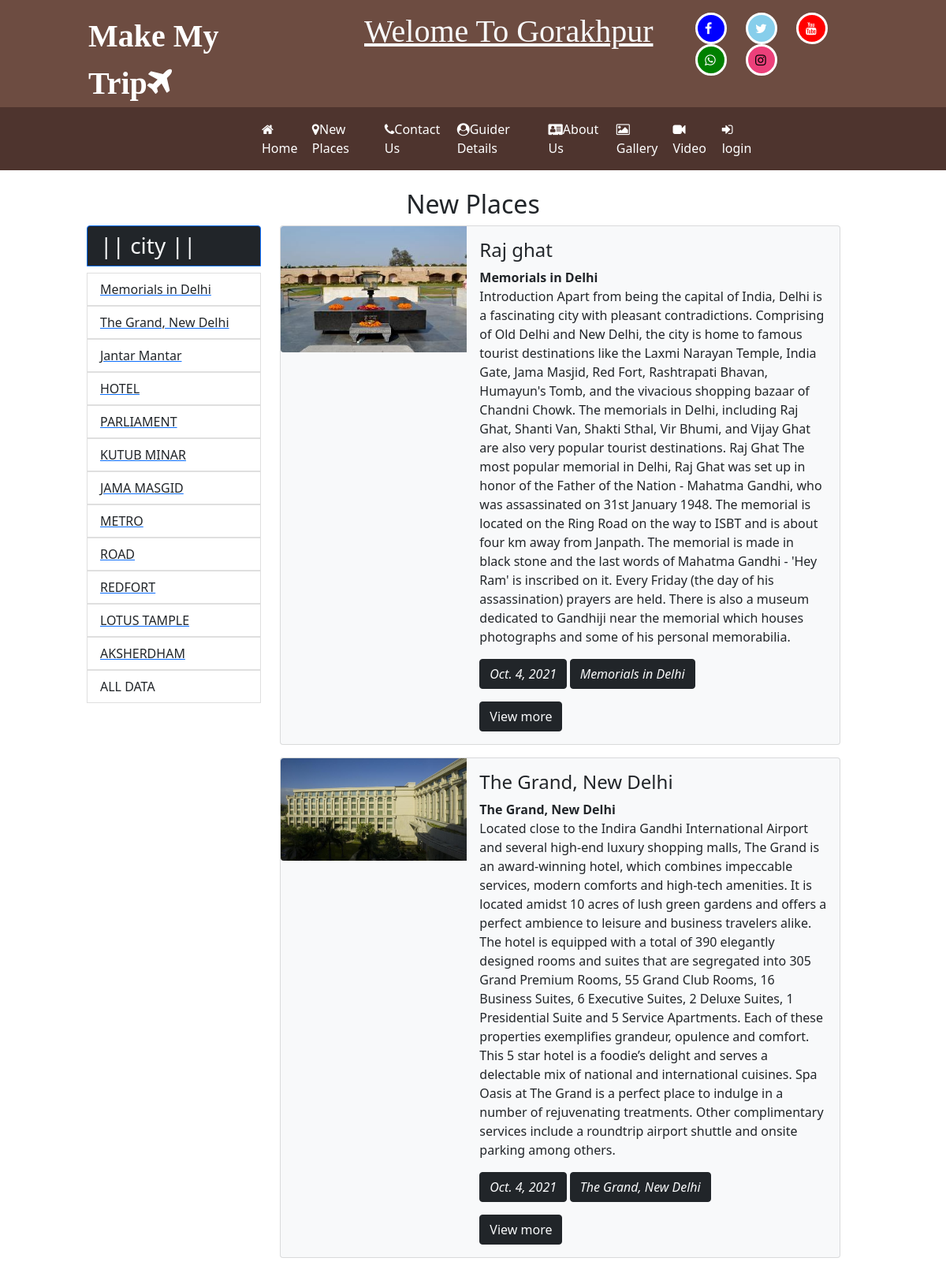
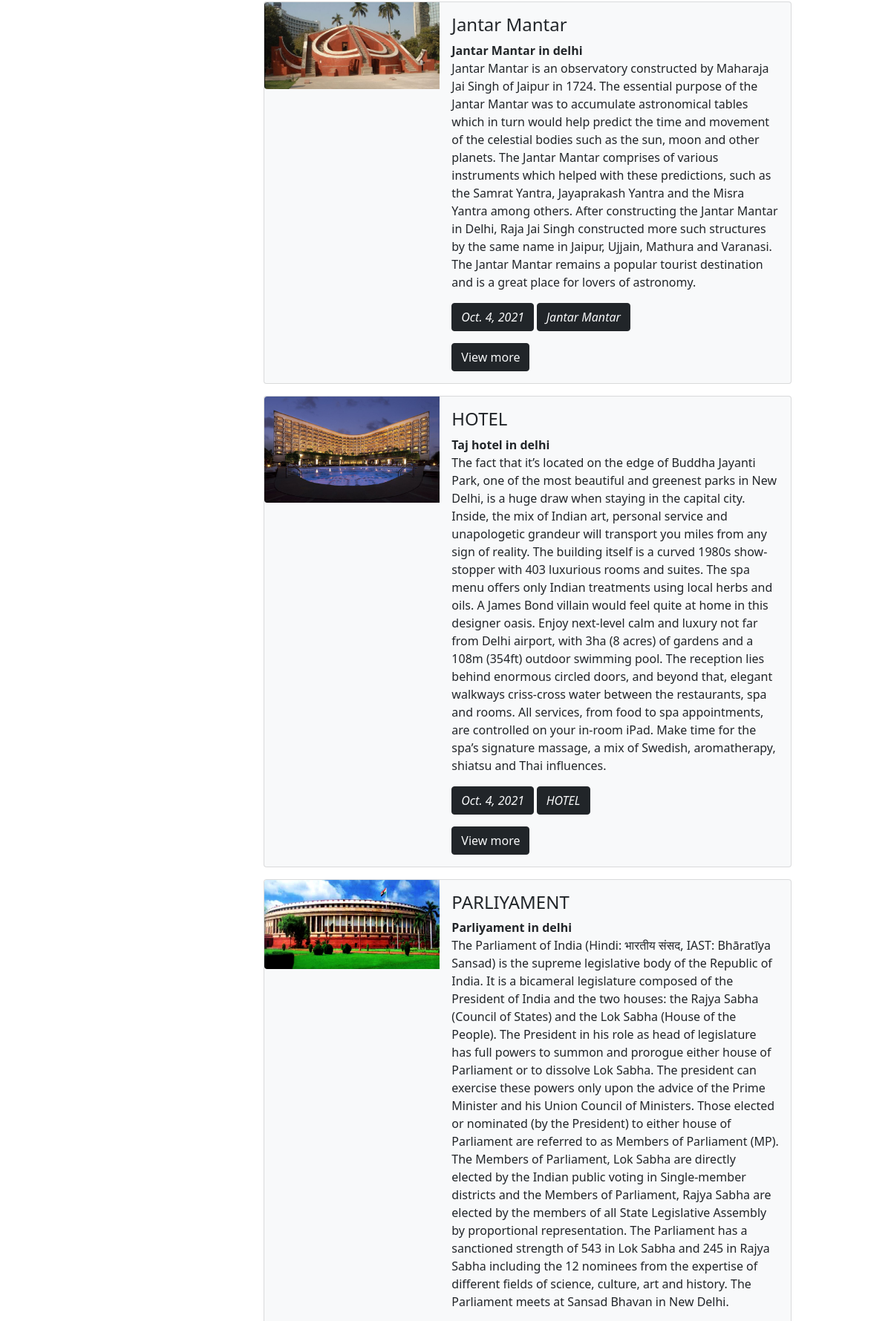
Screenshot of /user/newplaces/ (upper part) with the database file from the repository (2 pictures, top to bottom).
### user/models.py (models this page shows, shortened)
class cities(models.Model):
    cname = models.CharField(max_length=40)
    cpic = models.ImageField(upload_to='static/city/', default="")
    cdate = models.DateField()
    def __str__(self):
        return self.cname

class addplace(models.Model):
    ptitle=models.CharField(max_length=200)
    city=models.ForeignKey(cities,on_delete=models.CASCADE)
    baplace=models.CharField(max_length=400)
    pdes=models.TextField(max_length=5000)
    placepic=models.ImageField(upload_to='static/place/',default="")
    pdate=models.DateField()

### user/views.py (the view)
# urls.py: path('newplaces/', views.newplaces),
def newplaces(req):
    city=cities.objects.all().order_by('-id')
    place=addplace.objects.all().order_by('-id')
    a=req.GET.get('abc')
    place=""
    if a is None:
        place=addplace.objects.all().order_by('-id')
    else:
        place=addplace.objects.filter(city=a)
    mydict={"city":city,"place":place}
    return render(req,'user/newplaces.html',mydict)

### templates/user/newplaces.html
{% extends 'base.html' %}
{% load static %}
{% block content %}
<div class="row nplaces">
    <div class="h2 text-center pt-4">New Places</div>
    <div class="row">
    <div class="col-sm-1"></div>
    <div class="col-sm-10">
        <div class="row">
        <div class="col-sm-3">
            <ul class="list-group">
  <li class="list-group-item active bg-dark h3 text-light" aria-current="true">|| city ||</li>
                {% if city%}
                {% for x in city %}
  <a href="/user/newplaces?abc={{x.id}}"><li class="list-group-item">{{x.cname}}</li></a>
                {% endfor %}
                {% endif %}
    <a href="/user/newplaces" style="text-decoration:none;"><li class="list-group-item">ALL DATA</li></a>
</ul>
        </div>
        <div class="col-sm-9">
            {% if place %}
            {% for x in place %}
            <div class="card mb-3 bg-light">
  <div class="row g-0">
    <div class="col-md-4">
      <img src="/{{x.placepic}}" class="img-fluid rounded-start" alt="...">
    </div>
    <div class="col-md-8">
      <div class="card-body">
        <h4 class="card-title">{{x.ptitle}}</h4>
           <b>{{x.baplace}}</b>
        <p class="card-text">{{x.pdes}}</p>
          <p class="card-text"><small class="text-muted">
              <i class="btn btn-dark text-light">{{x.pdate}}</i>
              <i class="btn btn-dark text-light">{{x.city}}</i>
          </small></p>
              <a href="/user/viewdetails?msg={{x.id}}" class="btn btn-dark text-light">View more</a>
      </div>
    </div>
  </div>
</div>
            {% endfor %}
            {% endif %}
        </div>
        </div>
    </div>
    <div class="col-sm-1"></div>
</div>
</div>
{% endblock %}

### rows the page displays
cities: cname "Memorials in Delhi"
cities: cname "The Grand, New Delhi"
cities: cname "Jantar Mantar"
cities: cname "HOTEL"
cities: cname "PARLIAMENT"
cities: cname "KUTUB MINAR"
cities: cname "JAMA MASGID"
cities: cname "METRO"
cities: cname "ROAD"
cities: cname "REDFORT"
cities: cname "LOTUS TAMPLE"
cities: cname "AKSHERDHAM"
addplace: placepic (picture), ptitle "Raj ghat", baplace "Memorials in Delhi", pdes "Introduction Apart from being the capital of India, Delhi is a fascinating city with pleasant contradictions. Comprising of Old Delhi and New Delhi, the city is home to famous tourist destinations like the Laxmi Narayan Temple, India Gate, Jama Masjid, Red Fort, Rashtrapati Bhavan, Humayun's Tomb, and the vivacious shopping bazaar of Chandni Chowk. The memorials in Delhi, including Raj Ghat, Shanti Van, Shakti Sthal, Vir Bhumi, and Vijay Ghat are also very popular tourist destinations. Raj Ghat The most popular memorial in Delhi, Raj Ghat was set up in honor of the Father of the Nation - Mahatma Gandhi, who was assassinated on 31st January 1948. The memorial is located on the Ring Road on…", pdate "Oct. 4, 2021", city "Memorials in Delhi"
addplace: placepic (picture), ptitle "The Grand, New Delhi", baplace "The Grand, New Delhi", pdes "Located close to the Indira Gandhi International Airport and several high-end luxury shopping malls, The Grand is an award-winning hotel, which combines impeccable services, modern comforts and high-tech amenities. It is located amidst 10 acres of lush green gardens and offers a perfect ambience to leisure and business travelers alike. The hotel is equipped with a total of 390 elegantly designed rooms and suites that are segregated into 305 Grand Premium Rooms, 55 Grand Club Rooms, 16 Business Suites, 6 Executive Suites, 2 Deluxe Suites, 1 Presidential Suite and 5 Service Apartments. Each of these properties exemplifies grandeur, opulence and comfort. This 5 star hotel is a foodie’s delight…", pdate "Oct. 4, 2021", city "The Grand, New Delhi"
addplace: placepic (picture), ptitle "Jantar Mantar", baplace "Jantar Mantar in delhi", pdes "Jantar Mantar is an observatory constructed by Maharaja Jai Singh of Jaipur in 1724. The essential purpose of the Jantar Mantar was to accumulate astronomical tables which in turn would help predict the time and movement of the celestial bodies such as the sun, moon and other planets. The Jantar Mantar comprises of various instruments which helped with these predictions, such as the Samrat Yantra, Jayaprakash Yantra and the Misra Yantra among others. After constructing the Jantar Mantar in Delhi, Raja Jai Singh constructed more such structures by the same name in Jaipur, Ujjain, Mathura and Varanasi. The Jantar Mantar remains a popular tourist destination and is a great place for lovers of…", pdate "Oct. 4, 2021", city "Jantar Mantar"
addplace: placepic (picture), ptitle "HOTEL", baplace "Taj hotel in delhi", pdes "The fact that it’s located on the edge of Buddha Jayanti Park, one of the most beautiful and greenest parks in New Delhi, is a huge draw when staying in the capital city. Inside, the mix of Indian art, personal service and unapologetic grandeur will transport you miles from any sign of reality. The building itself is a curved 1980s show-stopper with 403 luxurious rooms and suites. The spa menu offers only Indian treatments using local herbs and oils. A James Bond villain would feel quite at home in this designer oasis. Enjoy next-level calm and luxury not far from Delhi airport, with 3ha (8 acres) of gardens and a 108m (354ft) outdoor swimming pool. The reception lies behind enormous…", pdate "Oct. 4, 2021", city "HOTEL"
addplace: placepic (picture), ptitle "PARLIYAMENT", baplace "Parliyament in delhi", pdes "The Parliament of India (Hindi: भारतीय संसद, IAST: Bhāratīya Sansad) is the supreme legislative body of the Republic of India. It is a bicameral legislature composed of the President of India and the two houses: the Rajya Sabha (Council of States) and the Lok Sabha (House of the People). The President in his role as head of legislature has full powers to summon and prorogue either house of Parliament or to dissolve Lok Sabha. The president can exercise these powers only upon the advice of the Prime Minister and his Union Council of Ministers. Those elected or nominated (by the President) to either house of Parliament are referred to as Members of Parliament (MP). The Members of Parliament,…"
